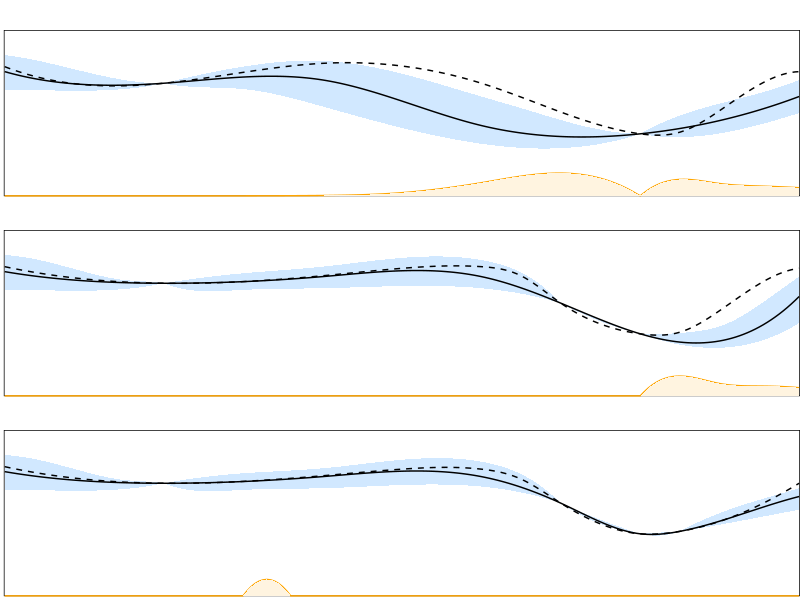

Generate this figure with R:
library(ggplot2)
library(cowplot)


## plot1
df <- data.frame(xx=seq(0, 10, 0.05))

# observation and objective function
y.true <- c(7.5, 6.8, 7.0, 4.25, 3.75, 6.0)
y.predict <- c(7.8, 6.8, 8.0, 6.8, 3.75, 3.85, 5.15, 7.5)

df$y.true <- splinefun(x=seq(0, 10, 2), y.true)(df$xx)
df$y.predict <- splinefun(x=c(seq(0, 8, 2), 8.5, 9, 10), y.predict)(df$xx)

# confidence interval
# lower bound
x.lci.1 <- seq(0, 2, 0.05)
y.lci.1 <- splinefun(x=c(0, 1, 1.5, 2),
                     y=c(6.4, 6.35, 6.45, 6.8))(x.lci.1)

x.lci.2 <- seq(2, 8, 0.05)
y.lci.2 <- splinefun(x=c(2, 2.2, 3, 4, 6, 8),
                     y=c(6.8, 6.65, 6.45, 5.4, 3.15, 3.75))(x.lci.2)

x.lci.3 <- seq(8, 10, 0.05)
y.lci.3 <- splinefun(x=c(8, 8.5, 9.5, 10),
                     y=c(3.75, 3.55, 4.3, 5.0))(x.lci.3)

temp.df <- data.frame(x.lci=c(x.lci.1, x.lci.2, x.lci.3), 
                      y.lci=c(y.lci.1, y.lci.2, y.lci.3))
temp.df <- temp.df[!duplicated(temp.df$x.lci), ]

df$y.lci <- NULL
df$y.lci[which(abs(df$xx-temp.df$x.lci)<0.01)] <- temp.df$y.lci

# upper bound
x.uci.1 <- seq(0, 2, 0.05)
y.uci.1 <- splinefun(x=c(0, 1, 1.5, 2),
                     y=c(8.5, 7.5, 7.0, 6.8))(x.uci.1)

x.uci.2 <- seq(2, 8, 0.05)
y.uci.2 <- splinefun(x=c(2, 3, 4, 6, 6.5, 7.5, 8),
                     y=c(6.8, 7.8, 8.15, 6.0, 5.3, 4.0, 3.75))(x.uci.2)

x.uci.3 <- seq(8, 10, 0.05)
y.uci.3 <- splinefun(x=c(8, 8.5, 9.5, 10),
                     y=c(3.75, 4.85, 6.2, 7.0))(x.uci.3)

temp.df <- data.frame(x.uci=c(x.uci.1, x.uci.2, x.uci.3), 
                      y.uci=c(y.uci.1, y.uci.2, y.uci.3))
temp.df <- temp.df[!duplicated(temp.df$x.uci), ]

df$y.uci <- NULL
df$y.uci[which(abs(df$xx-temp.df$x.uci)<0.01)] <- temp.df$y.uci

# other curves
x.o.1 <- seq(0, 8, 0.05)
y.o.1 <- splinefun(x=seq(0, 8, 1),
                     y=c(0, 0, 0, 0.01, 0.03, 0.2, 0.8, 1.38, 0))(x.o.1)

x.o.2 <- seq(8, 10, 0.05)
y.o.2 <- splinefun(x=c(8, 8.5, 9, 9.5, 10),
                   y=c(0, 1, 0.75, 0.6, 0.5))(x.o.2)

temp.df <- data.frame(x.o=c(x.o.1, x.o.2), 
                      y.o=c(y.o.1, y.o.2))
temp.df <- temp.df[!duplicated(temp.df$x.o), ]

df$y.o <- NULL
df$y.o[which(abs(df$xx-temp.df$x.o)<0.01)] <- temp.df$y.o
df$y.o[which(df$y.o<0.01)] <- 0.01



p1 <- ggplot(df, aes(x = xx)) + 
  theme(
    panel.background = element_rect(fill = "white", color = "black"),  # 设置透明背景和图形边框
    panel.grid.major = element_blank(),  # 不显示网格线
    panel.grid.minor = element_blank(),  # 不显示网格线
    axis.title = element_blank(),  # 不显示坐标轴标签
    axis.text = element_blank(),  # 不显示坐标轴刻度
    axis.ticks = element_blank(), # 不显示坐标轴刻度线
    plot.margin = margin(t = 0.3, r = 0, b = 0, l = 0, unit = "inch")
  ) +
  scale_x_continuous(expand = c(0.001, 0.001), limits = c(0, 10)) +  
  scale_y_continuous(expand = c(0.001, 0.001), limits = c(0, 10)) + 
  geom_ribbon(aes(ymin = y.lci, ymax = y.uci), fill = "#d1e8ff") +
  geom_line(aes(y = y.true), color = "black") + 
  geom_line(aes(y = y.predict), color = "black", linetype = "dashed") + 
  # geom_line(aes(y = y.lci), color = "blue") + 
  # geom_line(aes(y = y.uci), color = "blue") + 
  geom_line(aes(y = y.o), color = "orange") +
  geom_ribbon(aes(ymin = 0, ymax = y.o), fill = "#fff4e0")



## plot2
df <- data.frame(xx=seq(0, 10, 0.05))

# observation and objective function
y.true <- c(7.5, 6.8, 7.2, 7.2, 3.75, 6.0, 5.6)
y.predict <- c(7.8, 6.8, 7.25, 7.7, 7.8, 7.25, 5.6, 3.75, 3.85, 5.15, 7.7)

df$y.true <- splinefun(x=c(seq(0, 10, 2), 7), y.true)(df$xx)
df$y.predict <- splinefun(x=c(seq(0, 4, 2), 5, 6, 6.5, 7, 8, 8.5, 9, 10), y.predict)(df$xx)

# confidence interval
# lower bound
x.lci.1 <- seq(0, 2, 0.05)
y.lci.1 <- splinefun(x=c(0, 1, 1.5, 2),
                     y=c(6.4, 6.35, 6.45, 6.8))(x.lci.1)

x.lci.2 <- seq(2, 7, 0.05)
y.lci.2 <- splinefun(x=c(2, 2.2, 3, 4, 6, 7),
                     y=c(6.8, 6.5, 6.4, 6.5, 6.5, 5.6))(x.lci.2)

x.lci.3 <- seq(7, 8, 0.05)
y.lci.3 <- splinefun(x=c(7, 7.5, 8),
                     y=c(5.6, 4.5, 3.75))(x.lci.3)

x.lci.4 <- seq(8, 10, 0.05)
y.lci.4 <- splinefun(x=c(8, 8.5, 9.5, 10),
                     y=c(3.75, 3.1, 3.3, 4.4))(x.lci.4)

temp.df <- data.frame(x.lci=c(x.lci.1, x.lci.2, x.lci.3, x.lci.4), 
                      y.lci=c(y.lci.1, y.lci.2, y.lci.3, y.lci.4))
temp.df <- temp.df[!duplicated(temp.df$x.lci), ]

df$y.lci <- NULL
df$y.lci[which(abs(df$xx-temp.df$x.lci)<0.01)] <- temp.df$y.lci

# upper bound
x.uci.1 <- seq(0, 2, 0.05)
y.uci.1 <- splinefun(x=c(0, 1, 1.5, 1.8, 2),
                     y=c(8.5, 7.5, 7.0, 6.9, 6.8))(x.uci.1)

x.uci.2 <- seq(2, 7, 0.05)
y.uci.2 <- splinefun(x=c(2, 3, 4, 6, 6.5, 7),
                     y=c(6.8, 7.4, 7.8, 8.2, 7.45, 5.6))(x.uci.2)

x.uci.3 <- seq(7, 8, 0.05)
y.uci.3 <- splinefun(x=c(7, 7.5, 8),
                     y=c(5.6, 4.6, 3.75))(x.uci.3)

x.uci.4 <- seq(8, 10, 0.05)
y.uci.4 <- splinefun(x=c(8, 8.5, 8.7, 9, 9.5, 10),
                     y=c(3.75, 3.8, 3.9, 4.2, 5.5, 7.2))(x.uci.4)

temp.df <- data.frame(x.uci=c(x.uci.1, x.uci.2, x.uci.3, x.uci.4), 
                      y.uci=c(y.uci.1, y.uci.2, y.uci.3, y.uci.4))
temp.df <- temp.df[!duplicated(temp.df$x.uci), ]

df$y.uci <- NULL
df$y.uci[which(abs(df$xx-temp.df$x.uci)<0.01)] <- temp.df$y.uci

# other curves
x.o.1 <- seq(0, 8, 0.05)
y.o.1 <- splinefun(x=seq(0, 8, 1),
                   y=c(0, 0, 0, 0, 0, 0, 0, 0, 0))(x.o.1)

x.o.2 <- seq(8, 10, 0.05)
y.o.2 <- splinefun(x=c(8, 8.5, 9, 9.5, 10),
                   y=c(0, 1.2, 0.75, 0.6, 0.5))(x.o.2)

temp.df <- data.frame(x.o=c(x.o.1, x.o.2), 
                      y.o=c(y.o.1, y.o.2))
temp.df <- temp.df[!duplicated(temp.df$x.o), ]

df$y.o <- NULL
df$y.o[which(abs(df$xx-temp.df$x.o)<0.01)] <- temp.df$y.o
df$y.o[which(df$y.o<0.01)] <- 0.01



p2 <- ggplot(df, aes(x = xx)) + 
  theme(
    panel.background = element_rect(fill = "white", color = "black"),  # 设置透明背景和图形边框
    panel.grid.major = element_blank(),  # 不显示网格线
    panel.grid.minor = element_blank(),  # 不显示网格线
    axis.title = element_blank(),  # 不显示坐标轴标签
    axis.text = element_blank(),  # 不显示坐标轴刻度
    axis.ticks = element_blank(), # 不显示坐标轴刻度线
    plot.margin = margin(t = 0.3, r = 0, b = 0, l = 0, unit = "inch")
  ) +
  scale_x_continuous(expand = c(0.001, 0.001), limits = c(0, 10)) +  
  scale_y_continuous(expand = c(0.001, 0.001), limits = c(0, 10)) + 
  geom_ribbon(aes(ymin = y.lci, ymax = y.uci), fill = "#d1e8ff") +
  geom_line(aes(y = y.true), color = "black") + 
  geom_line(aes(y = y.predict), color = "black", linetype = "dashed") + 
  # geom_line(aes(y = y.lci), color = "blue") +
  # geom_line(aes(y = y.uci), color = "blue") +
  # geom_ribbon(aes(ymin = y.lci, ymax = y.uci), fill = "#1E90FF", alpha = 0.2) +
  geom_line(aes(y = y.o), color = "orange") +
  geom_ribbon(aes(ymin = 0, ymax = y.o), fill = "#fff4e0")




## plot3
df <- data.frame(xx=seq(0, 10, 0.05))

# observation and objective function
y.true <- c(7.5, 6.8, 7.2, 7.2, 3.75, 6.0, 5.6, 3.9)
y.predict <- c(7.8, 6.8, 7.25, 7.65, 7.65, 7.05, 5.6, 3.75, 3.9, 4.5, 6.8)

df$y.true <- splinefun(x=c(seq(0, 10, 2), 7, 8.5), y.true)(df$xx)
df$y.predict <- splinefun(x=c(seq(0, 4, 2), 5, 6, 6.5, 7, 8, 8.5, 9, 10), y.predict)(df$xx)

# confidence interval
# lower bound
x.lci.1 <- seq(0, 2, 0.05)
y.lci.1 <- splinefun(x=c(0, 1, 1.5, 2),
                     y=c(6.4, 6.35, 6.45, 6.8))(x.lci.1)

x.lci.2 <- seq(2, 7, 0.05)
y.lci.2 <- splinefun(x=c(2, 2.2, 3, 4, 6, 7),
                     y=c(6.8, 6.5, 6.4, 6.5, 6.6, 5.6))(x.lci.2)

x.lci.3 <- seq(7, 8, 0.05)
y.lci.3 <- splinefun(x=c(7, 7.5, 8),
                     y=c(5.6, 4.35, 3.75))(x.lci.3)

x.lci.4 <- seq(8, 8.5, 0.05)
y.lci.4 <- splinefun(x=c(8, 8.25, 8.5),
                     y=c(3.75, 3.65, 3.9))(x.lci.4)

x.lci.5 <- seq(8.5, 10, 0.05)
y.lci.5 <- splinefun(x=c(8.5, 9, 9.5, 10),
                     y=c(3.9, 4.3, 4.75, 5.2))(x.lci.5)

temp.df <- data.frame(x.lci=c(x.lci.1, x.lci.2, x.lci.3, x.lci.4, x.lci.5), 
                      y.lci=c(y.lci.1, y.lci.2, y.lci.3, y.lci.4, y.lci.5))
temp.df <- temp.df[!duplicated(temp.df$x.lci), ]

df$y.lci <- NULL
df$y.lci[which(abs(df$xx-temp.df$x.lci)<0.01)] <- temp.df$y.lci

# upper bound
x.uci.1 <- seq(0, 2, 0.05)
y.uci.1 <- splinefun(x=c(0, 1, 1.5, 1.8, 2),
                     y=c(8.5, 7.5, 7.0, 6.9, 6.8))(x.uci.1)

x.uci.2 <- seq(2, 7, 0.05)
y.uci.2 <- splinefun(x=c(2, 3, 4, 6, 6.5, 7),
                     y=c(6.8, 7.4, 7.7, 8.1, 7.35, 5.6))(x.uci.2)

x.uci.3 <- seq(7, 8, 0.05)
y.uci.3 <- splinefun(x=c(7, 7.5, 8),
                     y=c(5.6, 4.6, 3.75))(x.uci.3)

x.uci.4 <- seq(8, 8.5, 0.05)
y.uci.4 <- splinefun(x=c(8, 8.25, 8.5),
                     y=c(3.75, 3.825, 3.9))(x.uci.4)

x.uci.5 <- seq(8.5, 10, 0.05)
y.uci.5 <- splinefun(x=c(8.5, 9, 9.5, 10),
                     y=c(3.9, 5.0, 5.8, 6.5))(x.uci.5)

temp.df <- data.frame(x.uci=c(x.uci.1, x.uci.2, x.uci.3, x.uci.4, x.uci.5), 
                      y.uci=c(y.uci.1, y.uci.2, y.uci.3, y.uci.4, y.uci.5))
temp.df <- temp.df[!duplicated(temp.df$x.uci), ]

df$y.uci <- NULL
df$y.uci[which(abs(df$xx-temp.df$x.uci)<0.01)] <- temp.df$y.uci

# other curves
x.o.1 <- seq(0, 3, 0.05)
y.o.1 <- splinefun(x=seq(0, 3, 0.5),
                   y=c(0, 0, 0, 0, 0, 0, 0))(x.o.1)

x.o.2 <- seq(3, 3.6, 0.05)
y.o.2 <- splinefun(x=c(3, 3.3, 3.6),
                   y=c(0, 1, 0))(x.o.2)

x.o.3 <- seq(3.6, 10, 0.05)
y.o.3 <- splinefun(x=c(3.6, 4, 5, 6, 7, 8, 9, 10),
                   y=c(0, 0, 0, 0, 0, 0, 0, 0))(x.o.3)

temp.df <- data.frame(x.o=c(x.o.1, x.o.2, x.o.3), 
                      y.o=c(y.o.1, y.o.2, y.o.3))
temp.df <- temp.df[!duplicated(temp.df$x.o), ]

df$y.o <- NULL
df$y.o[which(abs(df$xx-temp.df$x.o)<0.01)] <- temp.df$y.o
df$y.o[which(df$y.o<0.01)] <- 0.01



p3 <- ggplot(df, aes(x = xx)) + 
  theme(
    panel.background = element_rect(fill = "white", color = "black"),  # 设置透明背景和图形边框
    panel.grid.major = element_blank(),  # 不显示网格线
    panel.grid.minor = element_blank(),  # 不显示网格线
    axis.title = element_blank(),  # 不显示坐标轴标签
    axis.text = element_blank(),  # 不显示坐标轴刻度
    axis.ticks = element_blank(), # 不显示坐标轴刻度线
    plot.margin = margin(t = 0.3, r = 0, b = 0, l = 0, unit = "inch")
  ) +
  scale_x_continuous(expand = c(0.001, 0.001), limits = c(0, 10)) +  
  scale_y_continuous(expand = c(0.001, 0.001), limits = c(0, 10)) + 
  geom_ribbon(aes(ymin = y.lci, ymax = y.uci), fill = "#d1e8ff") +
  geom_line(aes(y = y.true), color = "black") + 
  geom_line(aes(y = y.predict), color = "black", linetype = "dashed") + 
  # geom_line(aes(y = y.lci), color = "blue") +
  # geom_line(aes(y = y.uci), color = "blue") +
  # geom_ribbon(aes(ymin = y.lci, ymax = y.uci), fill = "#1E90FF", alpha = 0.2) +
  geom_line(aes(y = y.o), color = "orange") +
  geom_ribbon(aes(ymin = 0, ymax = y.o), fill = "#fff4e0")













plot_combined <- plot_grid(p1, p2, p3, ncol = 1)
ggsave("C:/Users/LY/Desktop/figure2.svg", plot_combined, device = "svg", width = 5, height = 6, units = "in")

